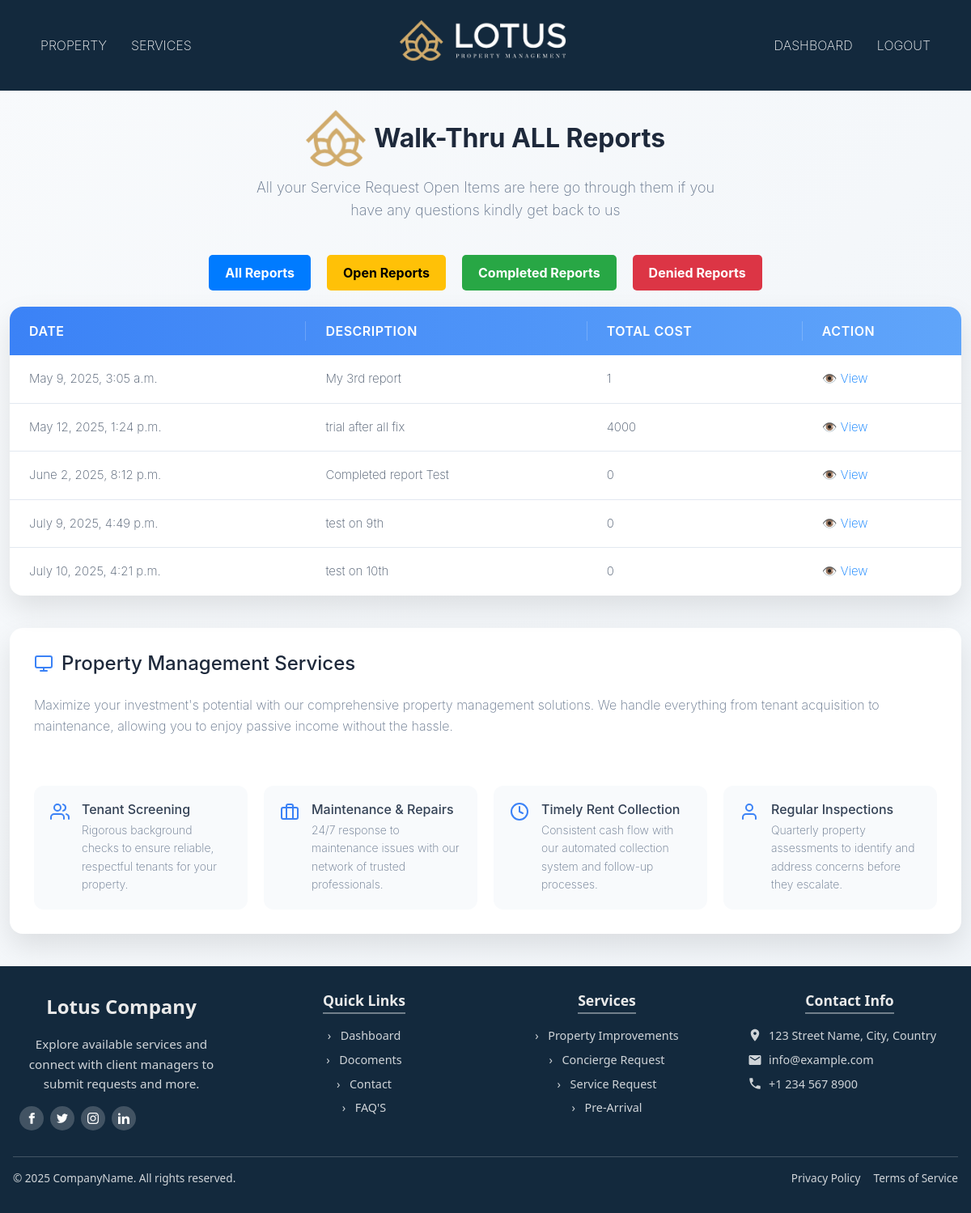
/reports/, run on an earlier commit of the app's database.
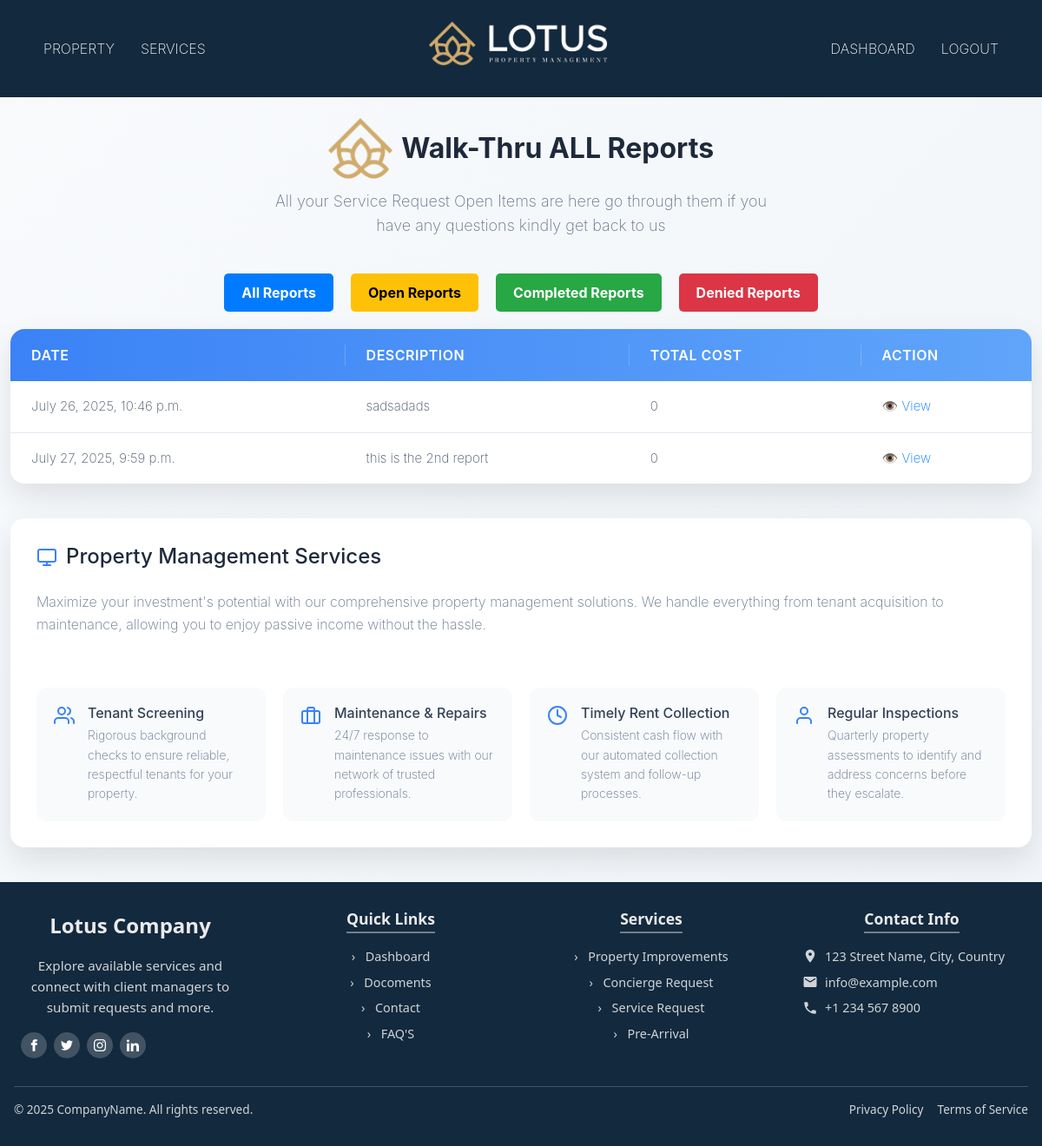
And on a later commit of the database.
### walkthroughreport/models.py (models this page shows)
class WalkthroughReport(models.Model):
    user = models.ForeignKey(Client, on_delete=models.CASCADE)  # Use Client from mainapp
    property = models.ForeignKey(PropertyManagement, on_delete=models.CASCADE, blank=True, null=True)
    name = models.CharField(max_length=100, blank=True, null=True)
    description = models.CharField(max_length=200, blank=True, null=True)
    updatedate = models.DateField(blank=True, null=True)
    datetime = models.DateTimeField(auto_now_add=True, blank=True, null=True)
    cost = models.IntegerField(default=0, blank=True, null=True)
    cost_notes = models.CharField(max_length=500, blank=True, null=True)
    status = models.CharField(max_length=20, choices=STATUS_CHOICES, default='Open', blank=True, null=True)
    item_status_check = models.BooleanField(default=False)
    status_remarks = models.CharField(max_length=500, blank=True, null=True)
    client_approval = models.CharField(max_length=10, choices=APPROVAL_CHOICES, default='Pending', blank=True)
    completation_denied_date = models.DateField(blank=True, null=True)

### mainapp/views.py (the view)
# urls.py: path('reports/', views.all_reports_view, name='all_reports'),
def all_reports_view(request):
    reports = WalkthroughReport.objects.all()
    return render(request, 'mainapp/walktrug/all_reports.html', {'reports': reports})

### template/mainapp/walktrug/all_reports.html (shortened to what this page needs)
{% extends 'outbase.html' %}
{% load static %}
{% block content %}
    <div class="container">
        <header>
            <div class="logo">
               <img src="{% static 'img/smalllogo.png' %}" alt="">
              Walk-Thru ALL Reports
            </div>
            <p class="tagline">All your Service Request Open Items are here go through them if you have any questions kindly get back to us</p>
        </header>
        <div style="display: flex; justify-content: center; gap: 20px; margin: 20px;">
            <a href="{% url 'mainapp:all_reports' %}" style="padding: 10px 20px; background-color: #007bff; color: white; text-decoration: none; border-radius: 5px; font-weight: bold; transition: 0.3s;">All Reports</a>
            <a href="{% url 'mainapp:open_reports' %}" style="padding: 10px 20px; background-color: #ffc107; color: black; text-decoration: none; border-radius: 5px; font-weight: bold; transition: 0.3s;">Open Reports</a>
            <a href="{% url 'mainapp:completed_reports' %}" style="padding: 10px 20px; background-color: #28a745; color: white; text-decoration: none; border-radius: 5px; font-weight: bold; transition: 0.3s;">Completed Reports</a>
            <a href="{% url 'mainapp:denied_reports' %}" style="padding: 10px 20px; background-color: #dc3545; color: white; text-decoration: none; border-radius: 5px; font-weight: bold; transition: 0.3s;">Denied Reports</a>
        </div>
        <div class="table-container">
            <table class="services-table">
                <thead>
                    <tr>
                        <th>Date</th>
                        <th>Description</th>
                        <th>Total Cost</th>
                        <th>Action</th>
                    </tr>
                </thead>
                <tbody>
                    {% for report in reports %}
                    <tr class="{% if request.status == 'open' %}active{% endif %}">
                        <td>{{ report.datetime }}</td>
                        <td>{{ report.description }}</td>
                        <td>{{ report.cost }}</td>
                        <td>
                            <a href="{% url 'mainapp:report_detail' report.pk %}" style="color: #007bff; text-decoration: none;">
                                👁️ View
                            </a>
                        </td>
                    </tr>
                    {% empty %}
                    <p>No reports available.</p>
                {% endfor %}
                </tbody>
            </table>
        </div>
        <div class="service-details">
            <h2>
                Property Management Services
            </h2>
            <p>Maximize your investment's potential with our comprehensive property management solutions. We handle everything from tenant acquisition to maintenance, allowing you to enjoy passive income without the hassle.</p>
            <div class="features-grid">
                <div class="feature-card">
                    <div>
                        <h3>Tenant Screening</h3>
                        <p>Rigorous background checks to ensure reliable, respectful tenants for your property.</p>
                    </div>
                </div>
                <div class="feature-card">
                    <svg xmlns="http://www.w3.org/2000/svg" width="24" height="24" viewBox="0 0 24 24" fill="none" stroke="currentColor" stroke-width="2" stroke-linecap="round" stroke-linejoin="round">
                        <rect x="2" y="7" width="20" height="14" rx="2" ry="2"></rect>
                        <path d="M16 21V5a2 2 0 0 0-2-2h-4a2 2 0 0 0-2 2v16"></path>
                    </svg>
                    <div>
                        <h3>Maintenance & Repairs</h3>
                        <p>24/7 response to maintenance issues with our network of trusted professionals.</p>
                    </div>
                </div>
                <div class="feature-card">
                    <svg xmlns="http://www.w3.org/2000/svg" width="24" height="24" viewBox="0 0 24 24" fill="none" stroke="currentColor" stroke-width="2" stroke-linecap="round" stroke-linejoin="round">
                        <circle cx="12" cy="12" r="10"></circle>
                        <polyline points="12 6 12 12 16 14"></polyline>
                    </svg>
                    <div>
                        <h3>Timely Rent Collection</h3>
                        <p>Consistent cash flow with our automated collection system and follow-up processes.</p>
                    </div>
                </div>
                <div class="feature-card">
                    <svg xmlns="http://www.w3.org/2000/svg" width="24" height="24" viewBox="0 0 24 24" fill="none" stroke="currentColor" stroke-width="2" stroke-linecap="round" stroke-linejoin="round">
                        <path d="M20 21v-2a4 4 0 0 0-4-4H8a4 4 0 0 0-4 4v2"></path>
                        <circle cx="12" cy="7" r="4"></circle>
                    </svg>
                    <div>
                        <h3>Regular Inspections</h3>
                        <p>Quarterly property assessments to identify and address concerns before they escalate.</p>
                    </div>
                </div>
            </div>
        </div>
    </div>
{% endblock content %}

### template/outbase.html (shortened to what this page needs)
<!DOCTYPE html>
{% load static %}
<html lang="en">
<head>
     <link href="https://cdn.jsdelivr.net/npm/bootstrap@5.3.0/dist/css/bootstrap.min.css" rel="stylesheet">
</head>
<body>
    <nav class="navbar">
        <div class="nav-links">
            <a href="{% url 'mainapp:client_properties' %}">Property </a>
            <a href="{% url 'mainapp:service_request' %}">Services</a>
        </div>
        <div class="logo">
            <img onclick="window.location.href='{% url 'mainapp:dashboard' %}'" src="{% static 'logo.png' %}" alt="Lotus Logo">
        </div>
        <div class="nav-links">
            <a href="{% url 'mainapp:dashboard' %}">Dashboard</a>
            <a href="{% url 'mainapp:client_logout' %}">Logout</a>
        </div>
    </nav>
    {% block content %}{% endblock %}
<footer class="standalone-footer">
  <div class="standalone-footer-container">
      <div class="standalone-footer-column">
                   <div class="standalone-footer-logo">Lotus Company</div>
        <p class="standalone-footer-about">Explore available services and connect with client managers to submit requests and more.</p>
          <div class="standalone-footer-social">
              <a href="#" aria-label="Facebook">
                  <svg viewBox="0 0 24 24">
                      <path d="M18.77,7.46H14.5v-1.9c0-.9.6-1.1,1-1.1h3V.5L14.17.5C10.24.5,9.5,3.48,9.5,5.37V7.46h-3v4h3v12h5v-12h3.85l.42-4Z"/>
                  </svg>
              </a>
              <a href="#" aria-label="Twitter">
              </a>
              <a href="#" aria-label="Instagram">
              </a>
              <a href="#" aria-label="LinkedIn">
                  <svg viewBox="0 0 24 24">
                      <path d="M4.98 3.5c0 1.381-1.11 2.5-2.48 2.5s-2.48-1.119-2.48-2.5c0-1.38 1.11-2.5 2.48-2.5s2.48 1.12 2.48 2.5zm.02 4.5h-5v16h5v-16zm7.982 0h-4.968v16h4.969v-8.399c0-4.67 6.029-5.052 6.029 0v8.399h4.988v-10.131c0-7.88-8.922-7.593-11.018-3.714v-2.155z"/>
                  </svg>
              </a>
          </div>
      </div>
      <div class="standalone-footer-column">
          <h3 class="standalone-footer-title">Quick Links</h3>
          <ul class="standalone-footer-links">
              <li><a href="{% url 'mainapp:dashboard' %}">Dashboard</a></li>
              <li><a href="{% url 'mainapp:docoments' %}">Docoments</a></li>
              <li><a href="{% url 'contentpage:send_message' %}">Contact</a></li>
              <li><a href="{% url 'contentpage:faq' %}">FAQ'S</a></li>
          </ul>
      </div>
      <div class="standalone-footer-column">
          <h3 class="standalone-footer-title">Services</h3>
          <ul class="standalone-footer-links">
            <li><a href="{% url 'propertydetails:property_improvements' %}">Property Improvements</a></li>
              <li><a href="{% url 'servicesapp:Concierge_request' %}">Concierge Request</a></li>
              <li><a href="{% url 'servicesapp:service_request' %}">Service Request</a></li>
              <li><a href="{% url 'servicesapp:prearrival_form' %}">Pre-Arrival</a></li>
          </ul>
      </div>
      <div class="standalone-footer-column">
          <h3 class="standalone-footer-title">Contact Info</h3>
          <div class="standalone-footer-contact">
              <div class="standalone-footer-contact-item">
                  <svg viewBox="0 0 24 24" width="18" height="18" fill="currentColor">
                      <path d="M12 1c-3.866 0-7 3.134-7 7 0 5.25 7 13 7 13s7-7.75 7-13c0-3.866-3.134-7-7-7zm0 9.5c-1.381 0-2.5-1.119-2.5-2.5s1.119-2.5 2.5-2.5 2.5 1.119 2.5 2.5-1.119 2.5-2.5 2.5z"/>
                  </svg>
                  <span>123 Street Name, City, Country</span>
              </div>
              <div class="standalone-footer-contact-item">
                  <svg viewBox="0 0 24 24" width="18" height="18" fill="currentColor">
                      <path d="M20 4H4c-1.1 0-1.99.9-1.99 2L2 18c0 1.1.9 2 2 2h16c1.1 0 2-.9 2-2V6c0-1.1-.9-2-2-2zm0 4l-8 5-8-5V6l8 5 8-5v2z"/>
                  </svg>
                  <span>info@example.com</span>
              </div>
              <div class="standalone-footer-contact-item">
                  <span>+1 234 567 8900</span>
              </div>
          </div>
      </div>
  </div>
  <div class="standalone-footer-container">
      <div class="standalone-footer-bottom">
          <div class="standalone-footer-copyright">
              © 2025 CompanyName. All rights reserved.
          </div>
          <div class="standalone-footer-policy">
              <a href="#">Privacy Policy</a>
              <a href="#">Terms of Service</a>
          </div>
      </div>
  </div>
</footer>
</body>
</html>

### template/mainapp/walktrug/all_reports.html (style rules this page uses)
* { box-sizing: border-box; font-family: 'Inter', 'Segoe UI', Tahoma, Geneva, Verdana, sans-serif; }
body { background: linear-gradient(135deg, #f8fafc 0%, #f0f4f8 100%); color: #334155; min-height: 100vh; }
.container { max-width: 1200px; margin: 0 auto; }
header { margin-top: 2%; text-align: center; margin-bottom: 40px; padding: 0 20px; }
.logo { font-size: 32px; font-weight: 700; color: #1e293b; margin-bottom: 12px; display: flex; align-items: center; justify-content: center; transition: all 0.3s ease; }
.tagline { font-size: 18px; color: #64748b; max-width: 600px; margin: 0 auto; line-height: 1.6; }
.table-container { background: white; border-radius: 16px; box-shadow: 0 15px 35px rgba(0, 0, 0, 0.1); overflow: hidden; margin-bottom: 40px; position: relative; transition: all 0.3s ease; overflow-x: auto; }
.services-table { width: 100%; border-collapse: collapse; text-align: left; min-width: 650px; }
.services-table thead { background: linear-gradient(90deg, #3b82f6, #60a5fa); color: white; }
.services-table th { padding: 18px 24px; font-weight: 600; font-size: 16px; position: relative; text-transform: uppercase; letter-spacing: 0.5px; }
.services-table th:not(:last-child)::after { content: ''; position: absolute; right: 0; top: 18px; bottom: 18px; width: 1px; background: rgba(255, 255, 255, 0.2); }
.services-table tbody tr { border-bottom: 1px solid #e2e8f0; cursor: pointer; transition: all 0.2s ease; }
.services-table tbody tr:last-child { border-bottom: none; }
.services-table td { padding: 18px 24px; font-size: 15px; color: #475569; }
.service-details { background: white; border-radius: 16px; box-shadow: 0 15px 35px rgba(0, 0, 0, 0.1); padding: 30px; margin-bottom: 40px; transition: all 0.3s ease; display: flex; flex-direction: column; gap: 20px; }
.service-details h2 { color: #1e293b; font-size: 24px; margin-bottom: 5px; display: flex; align-items: center; gap: 10px; }
.service-details h2 svg { color: #3b82f6; }
.service-details p { color: #64748b; line-height: 1.6; margin-bottom: 20px; }
.features-grid { display: grid; grid-template-columns: repeat(auto-fill, minmax(250px, 1fr)); gap: 20px; margin-top: 20px; }
.feature-card { background: #f8fafc; border-radius: 12px; padding: 20px; display: flex; align-items: flex-start; gap: 15px; transition: all 0.2s ease; }
.feature-card svg { color: #3b82f6; flex-shrink: 0; }
.feature-card h3 { font-size: 16px; color: #334155; margin-bottom: 5px; }
.feature-card p { font-size: 14px; color: #64748b; margin: 0; }
footer { text-align: center; color: #64748b; margin-top: 30px; padding: 20px 0; font-size: 14px; }

What changed in the data, as far as the page shows it:
removed WalkthroughReport: datetime "May 9, 2025, 3:05 a.m.", description "My 3rd report", cost "1"
removed WalkthroughReport: datetime "May 12, 2025, 1:24 p.m.", description "trial after all fix", cost "4000"
removed WalkthroughReport: datetime "June 2, 2025, 8:12 p.m.", description "Completed report Test", cost "0"
removed WalkthroughReport: datetime "July 9, 2025, 4:49 p.m.", description "test on 9th", cost "0"
removed WalkthroughReport: datetime "July 10, 2025, 4:21 p.m.", description "test on 10th", cost "0"
added WalkthroughReport: datetime "July 26, 2025, 10:46 p.m.", description "sadsadads", cost "0"
added WalkthroughReport: datetime "July 27, 2025, 9:59 p.m.", description "this is the 2nd report", cost "0"
